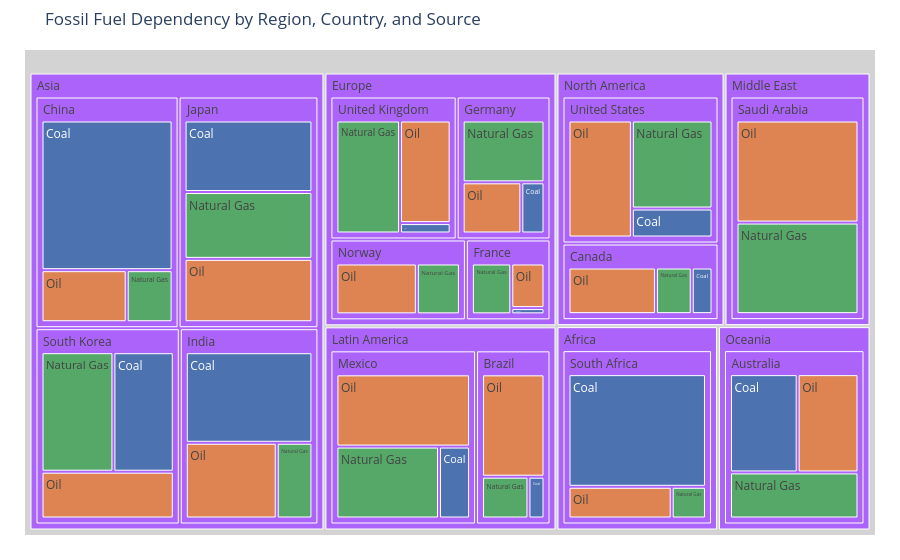

Notebook cell for this chart:
### Code cell
# Filter to fossil fuels
df_fossil = df[df['Source_Type'] == 'Fossil']

# Treemap
fig = px.treemap(
    df_fossil,
    path=['Region', 'Country', 'Source'],
    values='TWh',
    color='Source',
    color_discrete_map={
        'Coal': '#4C72B0',
        'Oil': '#DD8452',
        'Natural Gas': '#55A868'
    }
)

fig.update_traces(root_color="lightgrey")
fig.update_layout(
    title="Fossil Fuel Dependency by Region, Country, and Source",
    margin=dict(t=50, l=25, r=25, b=25)
)

fig.show()

### Figure 1 — Plotly figure (JSON) as saved in the notebook; plotly's stock layout.template omitted (floating-point values rounded to 4 significant figures)
{"data": [{"branchvalues": "total", "customdata": [["(?)"], ["(?)"], ["(?)"], ["(?)"], ["(?)"], ["(?)"], ["(?)"], ["(?)"], ["(?)"], ["(?)"], ["(?)"], ["(?)"], ["(?)"], ["(?)"], ["(?)"], ["(?)"], ["(?)"], ["(?)"], ["(?)"], ["(?)"], ["(?)"], ["(?)"], ["Coal"], ["Coal"], ["Coal"], ["Coal"], ["Coal"], ["Coal"], ["Coal"], ["Coal"], ["Coal"], ["Coal"], ["Coal"], ["Coal"], ["Coal"], ["Natural Gas"], ["Natural Gas"], ["Natural Gas"], ["Natural Gas"], ["Natural Gas"], ["Natural Gas"], ["Natural Gas"], ["Natural Gas"], ["Natural Gas"], ["Natural Gas"], ["Natural Gas"], ["Natural Gas"], ["Natural Gas"], ["Natural Gas"], ["Natural Gas"], ["Oil"], ["Oil"], ["Oil"], ["Oil"], ["Oil"], ["Oil"], ["Oil"], ["Oil"], ["Oil"], ["Oil"], ["Oil"], ["Oil"], ["Oil"], ["Oil"], ["Oil"]], "domain": {"x": [0, 1], "y": [0, 1]}, "hovertemplate": "labels=%{label}<br>TWh=%{value}<br>parent=%{parent}<br>id=%{id}<br>Source=%{customdata[0]}<extra></extra>", "ids": ["Africa", "North America/United States", "Asia/China", "Europe/Germany", "Europe/France", "Europe/United Kingdom", "Asia/India", "Latin America/Brazil", "Oceania/Australia", "Middle East", "Asia/South Korea", "Asia/Japan", "Middle East/Saudi Arabia", "Africa/South Africa", "North America/Canada", "Latin America/Mexico", "North America", "Asia", "Europe", "Latin America", "Oceania", "Europe/Norway", "Latin America/Mexico/Coal", "North America/Canada/Coal", "Africa/South Africa/Coal", "Asia/South Korea/Coal", "North America/United States/Coal", "Latin America/Brazil/Coal", "Europe/France/Coal", "Asia/India/Coal", "Asia/Japan/Coal", "Asia/China/Coal", "Europe/Germany/Coal", "Europe/United Kingdom/Coal", "Oceania/Australia/Coal", "Europe/United Kingdom/Natural Gas", "Europe/Germany/Natural Gas", "Asia/India/Natural Gas", "Asia/Japan/Natural Gas", "Latin America/Brazil/Natural Gas", "Latin America/Mexico/Natural Gas", "North America/Canada/Natural Gas", "Africa/South Africa/Natural Gas", "Oceania/Australia/Natural Gas", "Middle East/Saudi Arabia/Natural Gas", "Europe/Norway/Natural Gas", "North America/United States/Natural Gas", "Asia/South Korea/Natural Gas", "Asia/China/Natural Gas", "Europe/France/Natural Gas", "Asia/China/Oil", "Europe/Germany/Oil", "North America/United States/Oil", "Asia/Japan/Oil", "Europe/United Kingdom/Oil", "Asia/India/Oil", "Latin America/Brazil/Oil", "Latin America/Mexico/Oil", "North America/Canada/Oil", "Oceania/Australia/Oil", "Africa/South Africa/Oil", "Europe/Norway/Oil", "Asia/South Korea/Oil", "Europe/France/Oil", "Middle East/Saudi Arabia/Oil"], "labels": ["Africa", "United States", "China", "Germany", "France", "United Kingdom", "India", "Brazil", "Australia", "Middle East", "South Korea", "Japan", "Saudi Arabia", "South Africa", "Canada", "Mexico", "North America", "Asia", "Europe", "Latin America", "Oceania", "Norway", "Coal", "Coal", "Coal", "Coal", "Coal", "Coal", "Coal", "Coal", "Coal", "Coal", "Coal", "Coal", "Coal", "Natural Gas", "Natural Gas", "Natural Gas", "Natural Gas", "Natural Gas", "Natural Gas", "Natural Gas", "Natural Gas", "Natural Gas", "Natural Gas", "Natural Gas", "Natural Gas", "Natural Gas", "Natural Gas", "Natural Gas", "Oil", "Oil", "Oil", "Oil", "Oil", "Oil", "Oil", "Oil", "Oil", "Oil", "Oil", "Oil", "Oil", "Oil", "Oil"], "marker": {"colors": ["#ab63fa", "#ab63fa", "#ab63fa", "#ab63fa", "#ab63fa", "#ab63fa", "#ab63fa", "#ab63fa", "#ab63fa", "#ab63fa", "#ab63fa", "#ab63fa", "#ab63fa", "#ab63fa", "#ab63fa", "#ab63fa", "#ab63fa", "#ab63fa", "#ab63fa", "#ab63fa", "#ab63fa", "#ab63fa", "#4C72B0", "#4C72B0", "#4C72B0", "#4C72B0", "#4C72B0", "#4C72B0", "#4C72B0", "#4C72B0", "#4C72B0", "#4C72B0", "#4C72B0", "#4C72B0", "#4C72B0", "#55A868", "#55A868", "#55A868", "#55A868", "#55A868", "#55A868", "#55A868", "#55A868", "#55A868", "#55A868", "#55A868", "#55A868", "#55A868", "#55A868", "#55A868", "#DD8452", "#DD8452", "#DD8452", "#DD8452", "#DD8452", "#DD8452", "#DD8452", "#DD8452", "#DD8452", "#DD8452", "#DD8452", "#DD8452", "#DD8452", "#DD8452", "#DD8452"]}, "name": "", "parents": ["", "North America", "Asia", "Europe", "Europe", "Europe", "Asia", "Latin America", "Oceania", "", "Asia", "Asia", "Middle East", "Africa", "North America", "Latin America", "", "", "", "", "", "Europe", "Latin America/Mexico", "North America/Canada", "Africa/South Africa", "Asia/South Korea", "North America/United States", "Latin America/Brazil", "Europe/France", "Asia/India", "Asia/Japan", "Asia/China", "Europe/Germany", "Europe/United Kingdom", "Oceania/Australia", "Europe/United Kingdom", "Europe/Germany", "Asia/India", "Asia/Japan", "Latin America/Brazil", "Latin America/Mexico", "North America/Canada", "Africa/South Africa", "Oceania/Australia", "Middle East/Saudi Arabia", "Europe/Norway", "North America/United States", "Asia/South Korea", "Asia/China", "Europe/France", "Asia/China", "Europe/Germany", "North America/United States", "Asia/Japan", "Europe/United Kingdom", "Asia/India", "Latin America/Brazil", "Latin America/Mexico", "North America/Canada", "Oceania/Australia", "Africa/South Africa", "Europe/Norway", "Asia/South Korea", "Europe/France", "Middle East/Saudi Arabia"], "root": {"color": "lightgrey"}, "type": "treemap", "values": [8620.0, 7318.0, 9660.0, 4191.0, 2137.0, 5638.0, 7930.0, 4187.0, 8142.0, 9671.0, 8252.0, 9442.0, 9671.0, 8620.0, 3813.0, 8189.0, 11130.0, 35280.0, 15390.0, 12380.0, 8142.0, 3421.0, 949.0, 550.0, 6727.0, 2706.0, 1015.0, 312.0, 120.0, 4319.0, 3347.0, 7168.0, 537.0, 230.0, 2919.0, 3139.0, 2293.0, 1018.0, 3130.0, 902.0, 3137.0, 948.0, 472.0, 2599.0, 4573.0, 1193.0, 3083.0, 3224.0, 872.0, 1160.0, 1620.0, 1361.0, 3220.0, 2965.0, 2269.0, 2593.0, 2973.0, 4103.0, 2315.0, 2624.0, 1421.0, 2228.0, 2322.0, 857.0, 5098.0]}], "layout": {"legend": {"tracegroupgap": 0}, "margin": {"b": 25, "l": 25, "r": 25, "t": 50}, "title": {"text": "Fossil Fuel Dependency by Region, Country, and Source"}}}
